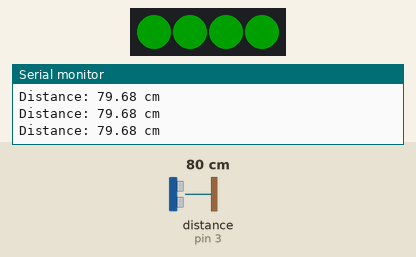
Recording of a sketch running on a simulated Arduino Uno, built with avr-gcc and run on an emulated ATmega328P. Shown: 4 RGB LEDs in strip order, left to right, the last lines printed to the serial monitor. Wiring (inferred from the names in the program): ultrasonic range finder: trigger pin 2; echo pin 3. The test bench sets the inputs (shaded band); at power-on: distance to the obstacle (sensor on pin 3) 80 cm. The echo pulse lasts 58.3 µs per cm; dim RGB values are drawn brighter than linear.

Above: at 1.2 s.
1.3 s: distance to the obstacle (sensor on pin 3) set to 56 cm
2.8 s: distance to the obstacle (sensor on pin 3) set to 48 cm
At 4.0 s:
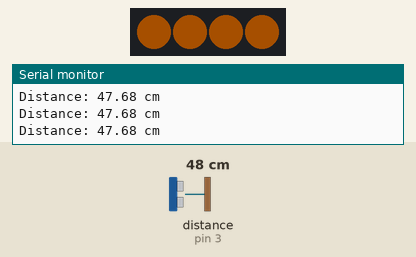
4.3 s: distance to the obstacle (sensor on pin 3) set to 12 cm
At 5.5 s:
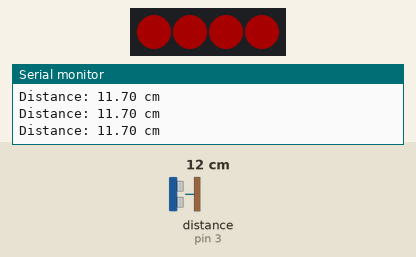
5.8 s: distance to the obstacle (sensor on pin 3) set to 120 cm
At 6.2 s:
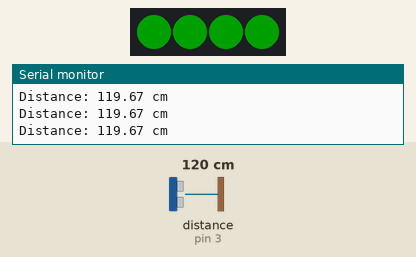
7.3 s: distance to the obstacle (sensor on pin 3) set to 2 cm
At 8.5 s:
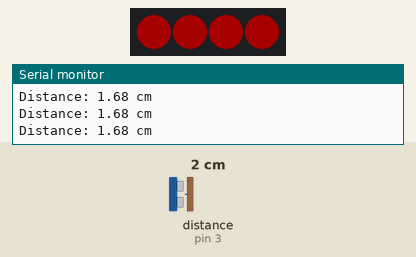
Timing chart, 0 to 9.8 s (numbered marks = the images above; inputs shaded):
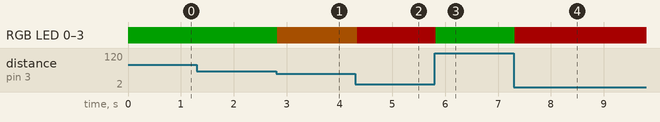

The sketch:

example.ino
```cpp
// Measures distance with the HC‑SR04, prints the value over Serial, and sets the onboard WS2812B RGB LEDs to colors that indicate distance ranges.
//
// Buy this module: https://shillehtek.com/products/shillehtek-hc-sr04-with-rgb-light-distance
// Full manual: https://shillehtek.com/blogs/shillehtek-product-manuals/shillehtek-hc-sr04-with-rgb-light-distance-manual
// More examples: https://github.com/shillehbean/shillehtek-examples
//

// HC-SR04 with RGB Light:
// - Trigger on D2, Echo on D3
// - RGB_IN on D6 (4 WS2812B pixels onboard)
// - Prints distance over Serial and colors LEDs by range.

#include <Adafruit_NeoPixel.h>

#define TRIG_PIN   2
#define ECHO_PIN   3
#define LED_PIN    6
#define NUM_LEDS   4

Adafruit_NeoPixel strip(NUM_LEDS, LED_PIN, NEO_GRB + NEO_KHZ800);

void setup() {
  pinMode(TRIG_PIN, OUTPUT);
  pinMode(ECHO_PIN, INPUT);
  digitalWrite(TRIG_PIN, LOW);
  strip.begin();
  strip.setBrightness(40);  // 0-255; keep low to avoid overheating
  strip.show();
  Serial.begin(9600);
}

float readDistanceCm() {
  digitalWrite(TRIG_PIN, LOW);  delayMicroseconds(2);
  digitalWrite(TRIG_PIN, HIGH); delayMicroseconds(10);
  digitalWrite(TRIG_PIN, LOW);

  unsigned long duration = pulseIn(ECHO_PIN, HIGH, 30000UL);
  if (duration == 0) return -1;  // timeout / out of range
  return duration * 0.0343f / 2.0f;
}

void setAll(uint8_t r, uint8_t g, uint8_t b) {
  for (int i = 0; i < NUM_LEDS; i++) strip.setPixelColor(i, r, g, b);
  strip.show();
}

void loop() {
  float cm = readDistanceCm();
  Serial.print("Distance: ");
  Serial.print(cm);
  Serial.println(" cm");

  if (cm < 0)        setAll(0, 0, 50);     // no echo = blue
  else if (cm < 15)  setAll(255, 0, 0);    // very close = red
  else if (cm < 50)  setAll(255, 120, 0);  // mid = orange
  else                setAll(0, 200, 0);    // far = green

  delay(80);
}
```

Measured:
- the behaviour switches between 51 and 50 cm on distance to the obstacle (sensor on pin 3) (found by bisection; images 0 and 1)
- after the input at 2.8 s, RGB LED 0–3: RGB(0, 32, 0) → RGB(40, 19, 0) at once
- after the input at 4.3 s, RGB LED 0–3: RGB(40, 19, 0) → RGB(40, 0, 0) at once
- after the input at 5.8 s, RGB LED 0–3: RGB(40, 0, 0) → RGB(0, 32, 0) at once
- after the input at 7.3 s, RGB LED 0–3: RGB(0, 32, 0) → RGB(40, 0, 0) at once
